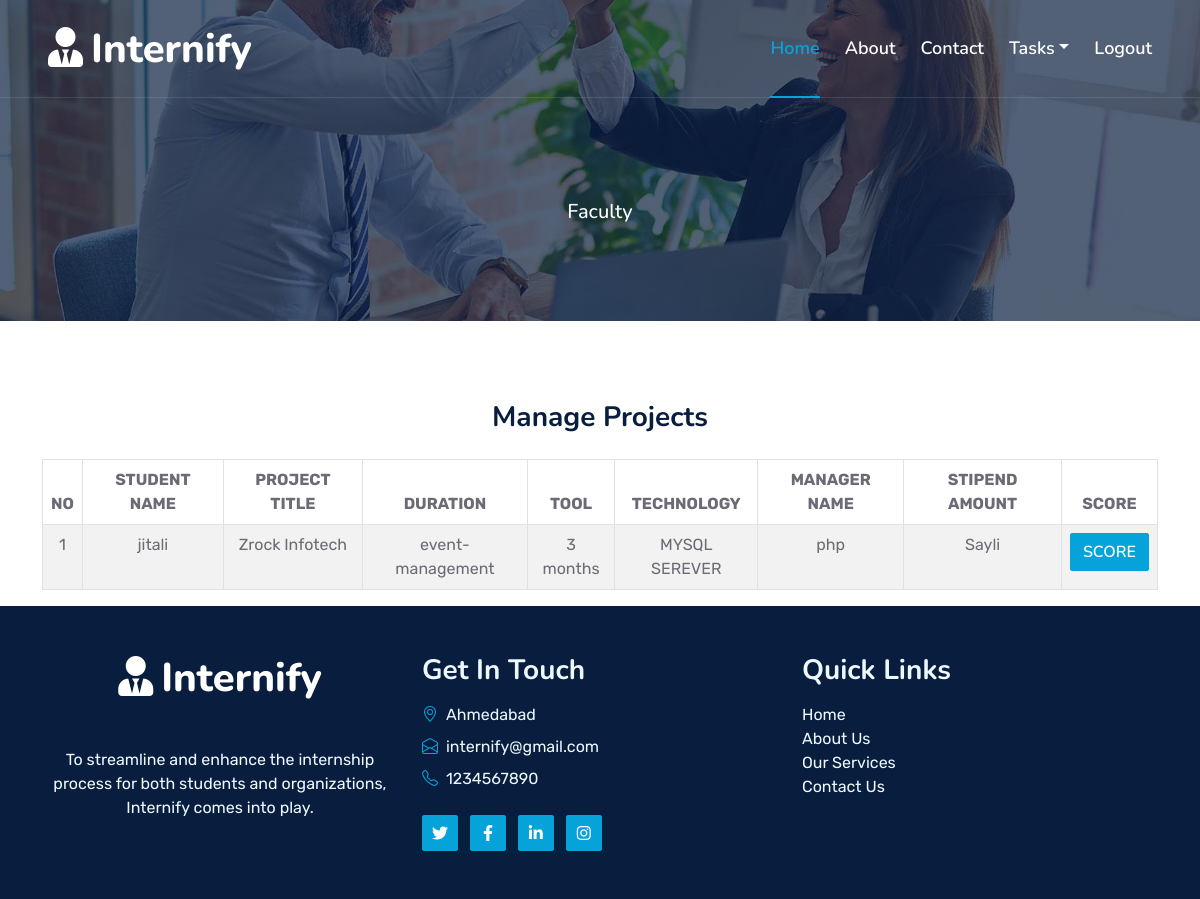
Page /faculty_manage_project.php on the committed database.
### tables this page shows
CREATE TABLE `project_info` (
  `pi` int(10) NOT NULL,
  `intern_name` varchar(25) NOT NULL,
  `name` varchar(50) NOT NULL,
  `prj_title` varchar(25) NOT NULL,
  `duration` varchar(15) NOT NULL,
  `tool` varchar(25) NOT NULL,
  `tech` varchar(25) NOT NULL,
  `mnm` varchar(25) NOT NULL,
  `sta` int(10) NOT NULL
);

### faculty_manage_project.php (the view)
<?php
include("faculty_header.php");
include("conn.php");
echo "<div class='container'>";
echo "<h3 class='text-center mb-4'>Manage Projects</h3>";
$res4 = mysqli_query($conn, "SELECT * FROM project_info");
if(mysqli_num_rows($res4) > 0) {
    echo "<div class='table-responsive'>";
    echo "<table class='table table-bordered table-striped text-center'>";
    echo "<thead class='thead-dark'>
            <tr>
                <th>NO</th>
                <th>STUDENT NAME</th>
                <th>PROJECT TITLE</th>
                <th>DURATION</th>
                <th>TOOL</th>
                <th>TECHNOLOGY</th>
                <th>MANAGER NAME</th>
                <th>STIPEND AMOUNT</th>
                <th>SCORE</th>
            </tr>
        </thead>";
    while($r4 = mysqli_fetch_array($res4)) {
        echo "<tr>";
        echo "<td>$r4[0]</td>";
        echo "<td>$r4[1]</td>";
        echo "<td>$r4[2]</td>";
        echo "<td>$r4[3]</td>";
        echo "<td>$r4[4]</td>";
        echo "<td>$r4[5]</td>";
        echo "<td>$r4[6]</td>";
        echo "<td>$r4[7]</td>";
        echo "<td><a href='faculty_manage_score.php?action=insert&intern_name=$r4[1]' class='btn btn-primary'>SCORE</a></td>";
        echo "</tr>";
    }
    echo "</table></div>";
} else {
    echo "<h2 class='text-center'>No Data Found</h2>";
}
echo "</div>";
include("footer.php");
?>

### css/style.css (style rules this page uses)
:root { --primary: #06A3DA; --secondary: #34AD54; --light: #EEF9FF; --dark: #091E3E; }
h3, h4, .fw-semi-bold { font-weight: 700 !important; }
.btn { font-family: 'Nunito', sans-serif; font-weight: 600; transition: .5s; }
.btn-primary, .btn-secondary { color: #FFFFFF; box-shadow: inset 0 0 0 50px transparent; }

### rows in the picture
project_info: pi "1", intern_name "jitali", name "Zrock Infotech", prj_title "event-management", duration "3 months", tool "MYSQL SEREVER", tech "php", mnm "Sayli"
